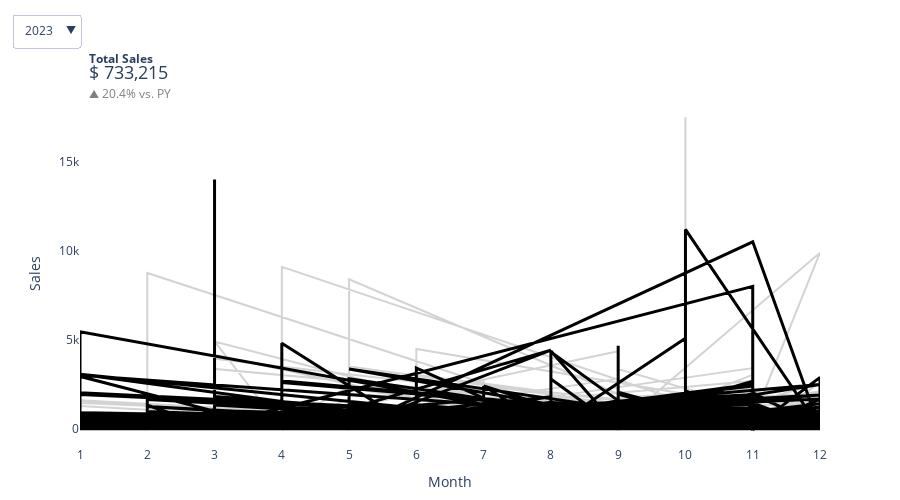

Write notebook code for a chart like this one.
### Code cell


### Figure 1 — Plotly figure (JSON) as saved in the notebook; plotly's stock layout.template omitted (floating-point values rounded to 4 significant figures; data arrays with more than 128 entries replaced by an {"elided": "..."} marker saying what was removed)
{"data": [{"line": {"color": "lightgray", "width": 2}, "mode": "lines", "name": "2019", "type": "scatter", "visible": false, "x": [], "y": [null, null, null, null, null, null, null, null, null, null, null, null]}, {"line": {"color": "black", "width": 3}, "mode": "lines", "name": "2020", "type": "scatter", "visible": false, "x": {"elided": "1993 int values"}, "y": {"elided": "1993 float values"}}, {"marker": {"color": "orange", "size": 12}, "mode": "markers", "name": "Min", "type": "scatter", "visible": false, "x": [3], "y": {"elided": "1x157 float values"}}, {"marker": {"color": "dodgerblue", "size": 12}, "mode": "markers", "name": "Max", "type": "scatter", "visible": false, "x": [3], "y": {"elided": "1x157 float values"}}, {"line": {"color": "lightgray", "width": 2}, "mode": "lines", "name": "2020", "type": "scatter", "visible": false, "x": {"elided": "1993 int values"}, "y": {"elided": "1993 float values"}}, {"line": {"color": "black", "width": 3}, "mode": "lines", "name": "2021", "type": "scatter", "visible": false, "x": {"elided": "2102 int values"}, "y": {"elided": "2102 float values"}}, {"marker": {"color": "orange", "size": 12}, "mode": "markers", "name": "Min", "type": "scatter", "visible": false, "x": [6], "y": {"elided": "1x138 float values"}}, {"marker": {"color": "dodgerblue", "size": 12}, "mode": "markers", "name": "Max", "type": "scatter", "visible": false, "x": [3], "y": {"elided": "1x138 float values"}}, {"line": {"color": "lightgray", "width": 2}, "mode": "lines", "name": "2021", "type": "scatter", "visible": false, "x": {"elided": "2102 int values"}, "y": {"elided": "2102 float values"}}, {"line": {"color": "black", "width": 3}, "mode": "lines", "name": "2022", "type": "scatter", "visible": false, "x": {"elided": "2587 int values"}, "y": {"elided": "2587 float values"}}, {"marker": {"color": "orange", "size": 12}, "mode": "markers", "name": "Min", "type": "scatter", "visible": false, "x": [6], "y": {"elided": "1x199 float values"}}, {"marker": {"color": "dodgerblue", "size": 12}, "mode": "markers", "name": "Max", "type": "scatter", "visible": false, "x": [10], "y": {"elided": "1x196 float values"}}, {"line": {"color": "lightgray", "width": 2}, "mode": "lines", "name": "2022", "type": "scatter", "visible": true, "x": {"elided": "2587 int values"}, "y": {"elided": "2587 float values"}}, {"line": {"color": "black", "width": 3}, "mode": "lines", "name": "2023", "type": "scatter", "visible": true, "x": {"elided": "3312 int values"}, "y": {"elided": "3312 float values"}}, {"marker": {"color": "orange", "size": 12}, "mode": "markers", "name": "Min", "type": "scatter", "visible": true, "x": [6], "y": {"elided": "1x245 float values"}}, {"marker": {"color": "dodgerblue", "size": 12}, "mode": "markers", "name": "Max", "type": "scatter", "visible": true, "x": [3], "y": {"elided": "1x238 float values"}}], "layout": {"annotations": [{"align": "left", "showarrow": false, "text": "<b>Total Sales</b><br><span style='font-size:1.5em'>$ 733,215</span>", "x": 0.01, "xref": "paper", "y": 1.15, "yref": "paper"}, {"align": "left", "showarrow": false, "text": "<span style='color:gray;'>▲ 20.4% vs. PY</span>", "x": 0.01, "xref": "paper", "y": 1.05, "yref": "paper"}], "height": 500, "margin": {"b": 40, "t": 100}, "plot_bgcolor": "white", "showlegend": false, "updatemenus": [{"active": 3, "buttons": [{"args": [{"visible": [true, true, true, true, false, false, false, false, false, false, false, false, false, false, false, false]}, {"annotations": [{"align": "left", "showarrow": false, "text": "<b>Total Sales</b><br><span style='font-size:1.5em'>$ 484,247</span>", "x": 0.01, "xref": "paper", "y": 1.15, "yref": "paper"}, {"align": "left", "showarrow": false, "text": "<span style='color:gray;'>▲ 0.0% vs. PY</span>", "x": 0.01, "xref": "paper", "y": 1.05, "yref": "paper"}]}], "label": "2020", "method": "update"}, {"args": [{"visible": [false, false, false, false, true, true, true, true, false, false, false, false, false, false, false, false]}, {"annotations": [{"align": "left", "showarrow": false, "text": "<b>Total Sales</b><br><span style='font-size:1.5em'>$ 470,533</span>", "x": 0.01, "xref": "paper", "y": 1.15, "yref": "paper"}, {"align": "left", "showarrow": false, "text": "<span style='color:gray;'>▲ -2.8% vs. PY</span>", "x": 0.01, "xref": "paper", "y": 1.05, "yref": "paper"}]}], "label": "2021", "method": "update"}, {"args": [{"visible": [false, false, false, false, false, false, false, false, true, true, true, true, false, false, false, false]}, {"annotations": [{"align": "left", "showarrow": false, "text": "<b>Total Sales</b><br><span style='font-size:1.5em'>$ 609,206</span>", "x": 0.01, "xref": "paper", "y": 1.15, "yref": "paper"}, {"align": "left", "showarrow": false, "text": "<span style='color:gray;'>▲ 29.5% vs. PY</span>", "x": 0.01, "xref": "paper", "y": 1.05, "yref": "paper"}]}], "label": "2022", "method": "update"}, {"args": [{"visible": [false, false, false, false, false, false, false, false, false, false, false, false, true, true, true, true]}, {"annotations": [{"align": "left", "showarrow": false, "text": "<b>Total Sales</b><br><span style='font-size:1.5em'>$ 733,215</span>", "x": 0.01, "xref": "paper", "y": 1.15, "yref": "paper"}, {"align": "left", "showarrow": false, "text": "<span style='color:gray;'>▲ 20.4% vs. PY</span>", "x": 0.01, "xref": "paper", "y": 1.05, "yref": "paper"}]}], "label": "2023", "method": "update"}], "direction": "down", "showactive": true, "x": 0, "y": 1.25}], "xaxis": {"dtick": 1, "title": {"text": "Month"}}, "yaxis": {"title": {"text": "Sales"}}}}
